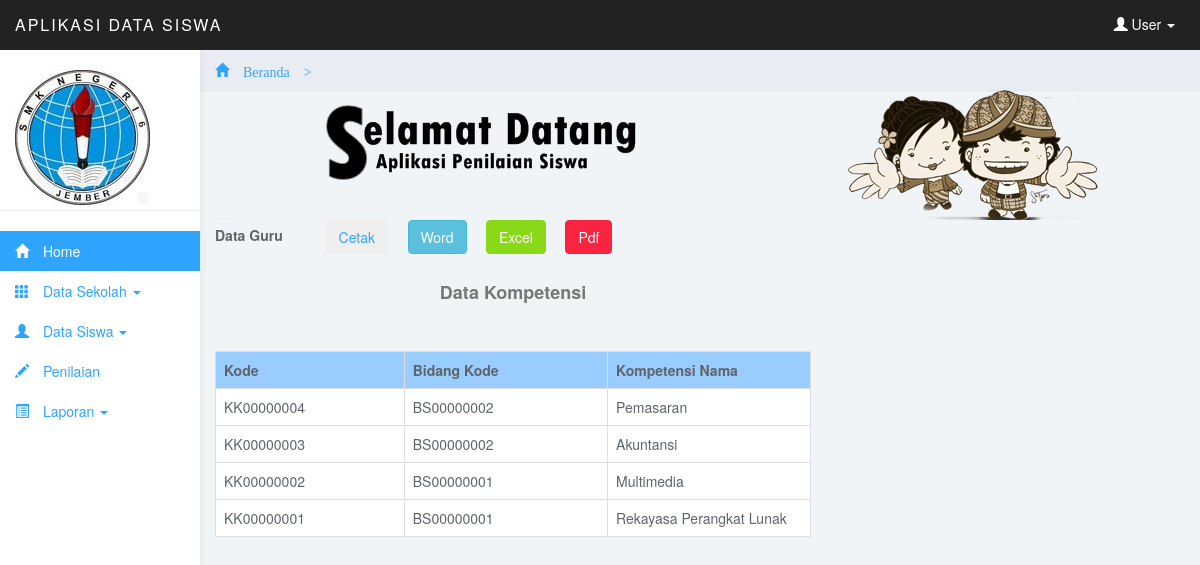
/admin/menu.php?page=laporan_kom (signed in), run on the app's committed database.
### tables this page shows
CREATE TABLE IF NOT EXISTS `tb_kompetensikeahlian` (
  `kompetensi_kode` char(10) NOT NULL,
  `bidang_kode` char(10) NOT NULL,
  `kompetensi_nama` varchar(25) NOT NULL,
  PRIMARY KEY (`kompetensi_kode`)
);

### admin/Data/laporan_kompetensi/laporan_kom.php (the view, shortened to what this page needs)
<div class="table-header">
  <div class="nav-collapse"> <strong>Data Guru  &nbsp;&nbsp;&nbsp;&nbsp;&nbsp;&nbsp;&nbsp;&nbsp;&nbsp;</strong> <a target="_blank" href="Data/laporan_kompetensi/laporan_komcetak.php">
    <button type="submit" class="btn btn-inverse" name="btncari"><i class="icon-print"></i>Cetak</button>
  </a> &nbsp;&nbsp;&nbsp;
  <a target="_blank" href="Data/laporan_kompetensi/laporan_komword.php">
    <button type="submit" class="btn btn-info" name="btncari"><i class="icon-save"></i>Word</button>
  </a>&nbsp;&nbsp;&nbsp;
  <a target="_blank" href="Data/laporan_kompetensi/laporan_komexcel.php">
    <button type="submit" class="btn btn-success" name="btncari"><i class="icon-save"></i>Excel</button>
  </a>&nbsp;&nbsp;&nbsp;
  <a target="_blank" href="Data/laporan_kompetensi/laporan_kompdf.php">
    <button type="submit" class="btn btn-danger" name="btncari"><i class="icon-save"></i>Pdf</button>
  </a>
  </div>
</div>
<table width="596" border="0" >
  <tr>
    <td width="885" height="42"><div align="center" class="style3">
      <div align="center"><br>
        <p>Data Kompetensi </p>
        <p>&nbsp;</p>
      </div>
    </div>
        <table width="598" border="0" class="table table-bordered table-hover">
          <tr>
            <td width="234" bgcolor="#99CCFF"><strong>Kode</strong></td>
			<td width="256"  bgcolor="#99CCFF"><strong>Bidang Kode</strong></td>
			<td width="256"  bgcolor="#99CCFF"><strong>Kompetensi Nama</strong></td>
          </tr>
<?php $sql=mysql_query("select  tb_kompetensikeahlian.* from  tb_kompetensikeahlian")or die (mysql_error()); while($tam=mysql_fetch_array($sql)){ ?>
          <tr>
            <td><?php echo $tam['kompetensi_kode'] ?></td>
			<td><?php echo $tam['bidang_kode'] ?></td>
			<td><?php echo $tam['kompetensi_nama'] ?></td>
          </tr><?php } ?>
      </table>
    </td>
  </tr>
</table>

### admin/css/styles.css (style rules this page uses)
body { background: #f1f4f7; padding-top: 50px; color: #5f6468; }
p { color: #777; }
a, a:hover, a:focus { color: #30a5ff; }
.btn-success, .btn-success:hover, .btn-success:focus, .btn-success:active, .btn-success.active, .open > .dropdown-toggle.btn-success, .btn-success.disabled, .btn-success[disabled], fieldset[disabled] .btn-success, .btn-success.disabled:hover, .btn-success[disabled]:hover, fieldset[disabled] .btn-success:hover, .btn-success.disabled:focus, .btn-success[disabled]:focus, fieldset[disabled] .btn-success:focus, .btn-success.disabled:active, .btn-success[disabled]:active, fieldset[disabled] .btn-success:active, .btn-success.disabled.active, .btn-success[disabled].active, fieldset[disabled] .btn-success.active { background-color: #8ad919; border-color: #8ad919; }
.btn-danger, .btn-danger:hover, .btn-danger:focus, .btn-danger:active, .btn-danger.active, .open > .dropdown-toggle.btn-danger, .btn-danger.disabled, .btn-danger[disabled], fieldset[disabled] .btn-danger, .btn-danger.disabled:hover, .btn-danger[disabled]:hover, fieldset[disabled] .btn-danger:hover, .btn-danger.disabled:focus, .btn-danger[disabled]:focus, fieldset[disabled] .btn-danger:focus, .btn-danger.disabled:active, .btn-danger[disabled]:active, fieldset[disabled] .btn-danger:active, .btn-danger.disabled.active, .btn-danger[disabled].active, fieldset[disabled] .btn-danger.active { background-color: #f9243f; border-color: #f9243f; }
.table { background: #fff; }

### data on the page
tb_kompetensikeahlian: kompetensi_kode "KK00000004", bidang_kode "BS00000002", kompetensi_nama "Pemasaran"
tb_kompetensikeahlian: kompetensi_kode "KK00000003", bidang_kode "BS00000002", kompetensi_nama "Akuntansi"
tb_kompetensikeahlian: kompetensi_kode "KK00000002", bidang_kode "BS00000001", kompetensi_nama "Multimedia"
tb_kompetensikeahlian: kompetensi_kode "KK00000001", bidang_kode "BS00000001", kompetensi_nama "Rekayasa Perangkat Lunak"
